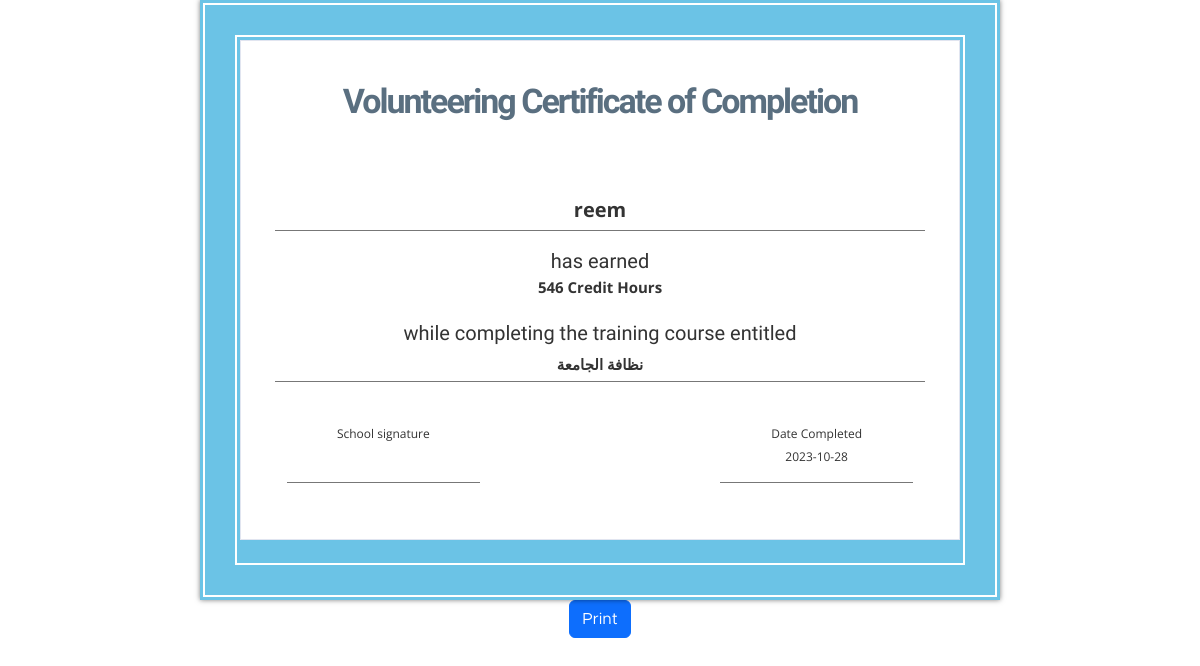
The page /admin/certificate.php?id=14 on the database its author committed.
### tables this page shows
CREATE TABLE `volunteering_orders` (
  `id` int(11) NOT NULL,
  `category_id` int(11) DEFAULT NULL,
  `user_id` int(11) DEFAULT NULL,
  `state` text DEFAULT '',
  `note` text DEFAULT ''
);

CREATE TABLE `users` (
  `id` int(11) NOT NULL,
  `name` varchar(255) NOT NULL,
  `email` varchar(255) NOT NULL,
  `phone` varchar(255) NOT NULL,
  `password` varchar(255) NOT NULL,
  `type` text DEFAULT 'student',
  `info` text DEFAULT '',
  `hours_number` int(11) DEFAULT 0,
  `school_id` int(11) DEFAULT NULL
);

CREATE TABLE `volunteering_categories` (
  `id` int(11) NOT NULL,
  `name` text DEFAULT NULL,
  `start_date` date DEFAULT NULL,
  `end_date` date DEFAULT NULL,
  `seats_number` int(11) DEFAULT 0,
  `seats_reserved` int(11) DEFAULT 0,
  `skills` text DEFAULT '',
  `hours_number` int(11) DEFAULT 0,
  `user_id` int(11) NOT NULL,
  `img_url` text DEFAULT ''
);

### admin/certificate.php (the view, shortened to what this page needs)
<?php
include "../conn.php";
$id = $_GET['id'];
$sql = "select o.id, vc.name cat_name,
       u.name, vc.start_date, vc.end_date , vc.hours_number
from volunteering_orders o
join volunteering_categories vc on vc.id = o.category_id
join users u on u.id = o.user_id
where o.id = $id
order by o.id desc;";
$re = $con->query($sql);
$row = $re->fetch_assoc();
?>
<link href="../css/bootstrap.min.css" rel="stylesheet">
<link href="../css/bootstrap-icons.css" rel="stylesheet">
<link href="../css/templatemo-kind-heart-charity.css" rel="stylesheet">
<div class="ce" id="ce">
    <div class="container">
        <div class="container pm-certificate-container">
            <div class="pm-certificate-border col-xs-12">
                <div class="row pm-certificate-header">
                    <div class="pm-certificate-title cursive col-xs-12 text-center">
                        <h2>Volunteering Certificate of Completion</h2>
                    </div>
                </div>
                <div class="row pm-certificate-body">
                    <div class="pm-certificate-block">
                        <div class="col-xs-12">
                            <div class="row">
                                <div class="pm-certificate-name underline margin-0 col-xs-8 text-center">
                                    <span class="pm-name-text bold"><?=$row['name']?></span>
                                </div>
                            </div>
                        </div>
                        <div class="col-xs-12">
                            <div class="row">
                                <div class="pm-earned col-xs-8 text-center">
                                    <span class="pm-earned-text padding-0 block cursive">has earned</span>
                                    <span class="pm-credits-text block bold sans"><?=$row['hours_number']?> Credit Hours</span>
                                </div>
                            </div>
                        </div>
                        <div class="col-xs-12">
                            <div class="row">
                                <div class="pm-course-title col-xs-8 text-center">
                                    <span class="pm-earned-text block cursive">while completing the training course entitled</span>
                                </div>
                            </div>
                        </div>
                        <div class="col-12">
                            <div class="row">
                                <div class="pm-course-title underline col-xs-8 text-center">
                                    <span class="pm-credits-text block bold sans"><?=$row['cat_name']?></span>
                                </div>
                            </div>
                        </div>
                    </div>
                    <div class="col-12">
                        <div class="row2">
                            <div class="pm-certificate-footer row">
                                <div class="col-4 pm-certified text-center">
                                    <span class="pm-credits-text block sans">School signature</span>
                                    <span class="pm-empty-space block underline"></span>
                                </div>
                                <div class="col-4">
                                </div>
                                <div class="col-4 pm-certified text-center">
                                    <span class="pm-credits-text block sans">Date Completed</span>
                                    <span class="pm-empty-space block underline"><?=$row['end_date']?></span>
                                </div>
                            </div>
                        </div>
                    </div>
                </div>
            </div>
        </div>
        <div>
            <button id="btn_print" onclick="printdiv()" class="btn btn-primary">Print</button>
        </div>
    </div>
</div>

### css/templatemo-kind-heart-charity.css (style rules this page uses)
h2, h3, h4, h5, h6 { color: var(--dark-color); }
h1, h2, h3, h4, h5, h6 { font-weight: var(--font-weight-semibold); letter-spacing: -1px; }
h2 { color: var(--secondary-color); font-size: var(--h2-font-size); letter-spacing: -2px; }
a, button { touch-action: manipulation; transition: all 0.3s; }

### admin/certificate.php (style rules this page uses)
.cursive { font-family: 'Pinyon Script', cursive; }
.sans { font-family: 'Open Sans', sans-serif; }
.bold { font-weight: bold; }
.block { display: block; }
.underline { border-bottom: 1px solid #777; padding: 5px; margin-bottom: 15px; }
.margin-0 { margin: 0; }
.padding-0 { padding: 0; }
.pm-empty-space { height: 40px; width: 100%; }
.ce { text-align: center; }

### rows shown on the page
volunteering_orders: user.name "reem", category.hours_number "546", category.name "نظافة الجامعة", category.end_date "2023-10-28"
